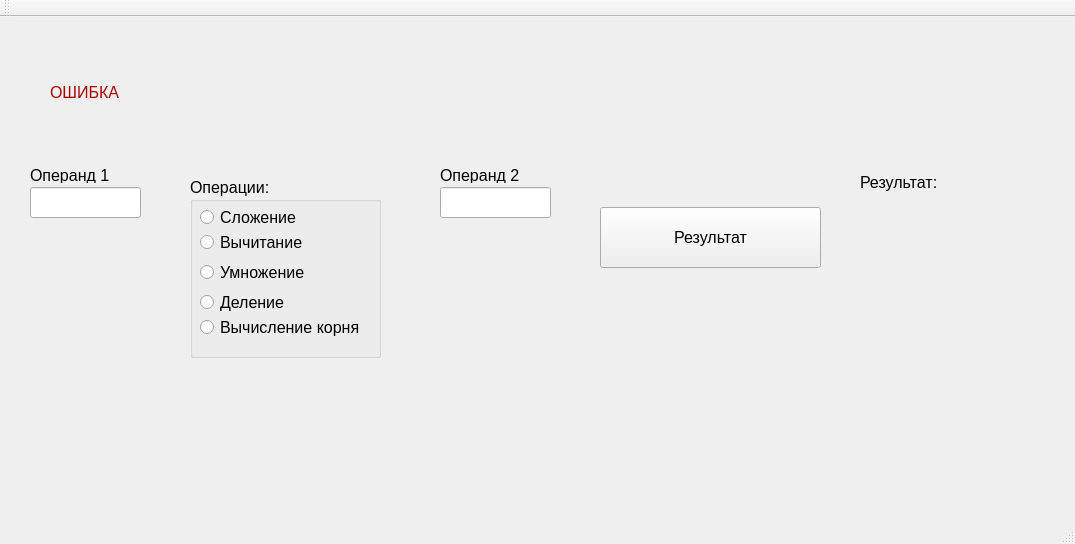
<?xml version="1.0" encoding="UTF-8"?>
<ui version="4.0">
 <class>MainWindow</class>
 <widget class="QMainWindow" name="MainWindow">
  <property name="geometry">
   <rect>
    <x>0</x>
    <y>0</y>
    <width>1075</width>
    <height>544</height>
   </rect>
  </property>
  <property name="font">
   <font>
    <pointsize>12</pointsize>
   </font>
  </property>
  <property name="windowTitle">
   <string>MainWindow</string>
  </property>
  <widget class="QWidget" name="centralWidget">
   <widget class="QLabel" name="label_ope1">
    <property name="geometry">
     <rect>
      <x>30</x>
      <y>150</y>
      <width>201</width>
      <height>16</height>
     </rect>
    </property>
    <property name="text">
     <string>Операнд 1</string>
    </property>
   </widget>
   <widget class="QLabel" name="label_ope2">
    <property name="geometry">
     <rect>
      <x>440</x>
      <y>150</y>
      <width>231</width>
      <height>16</height>
     </rect>
    </property>
    <property name="text">
     <string>Операнд 2</string>
    </property>
   </widget>
   <widget class="QLabel" name="label_rez">
    <property name="geometry">
     <rect>
      <x>860</x>
      <y>145</y>
      <width>251</width>
      <height>41</height>
     </rect>
    </property>
    <property name="text">
     <string>Результат:</string>
    </property>
   </widget>
   <widget class="QPushButton" name="pushButton_rez">
    <property name="geometry">
     <rect>
      <x>600</x>
      <y>190</y>
      <width>221</width>
      <height>61</height>
     </rect>
    </property>
    <property name="text">
     <string>Результат</string>
    </property>
   </widget>
   <widget class="QGroupBox" name="groupBox_opr">
    <property name="geometry">
     <rect>
      <x>190</x>
      <y>160</y>
      <width>191</width>
      <height>181</height>
     </rect>
    </property>
    <property name="title">
     <string>Операции:</string>
    </property>
    <widget class="QRadioButton" name="radioButton_sum">
     <property name="geometry">
      <rect>
       <x>10</x>
       <y>30</y>
       <width>141</width>
       <height>21</height>
      </rect>
     </property>
     <property name="text">
      <string>Сложение</string>
     </property>
    </widget>
    <widget class="QRadioButton" name="radioButton_sub">
     <property name="geometry">
      <rect>
       <x>10</x>
       <y>50</y>
       <width>121</width>
       <height>31</height>
      </rect>
     </property>
     <property name="text">
      <string>Вычитание</string>
     </property>
    </widget>
    <widget class="QRadioButton" name="radioButton_mul">
     <property name="geometry">
      <rect>
       <x>10</x>
       <y>80</y>
       <width>111</width>
       <height>31</height>
      </rect>
     </property>
     <property name="text">
      <string>Умножение</string>
     </property>
    </widget>
    <widget class="QRadioButton" name="radioButton_div">
     <property name="enabled">
      <bool>true</bool>
     </property>
     <property name="geometry">
      <rect>
       <x>10</x>
       <y>110</y>
       <width>111</width>
       <height>31</height>
      </rect>
     </property>
     <property name="text">
      <string>Деление</string>
     </property>
    </widget>
    <widget class="QRadioButton" name="radioButton_sqrt">
     <property name="geometry">
      <rect>
       <x>10</x>
       <y>140</y>
       <width>161</width>
       <height>21</height>
      </rect>
     </property>
     <property name="text">
      <string>Вычисление корня</string>
     </property>
    </widget>
   </widget>
   <widget class="QLineEdit" name="lineEdit_opr1">
    <property name="geometry">
     <rect>
      <x>30</x>
      <y>170</y>
      <width>111</width>
      <height>31</height>
     </rect>
    </property>
   </widget>
   <widget class="QLineEdit" name="lineEdit_opr2">
    <property name="geometry">
     <rect>
      <x>440</x>
      <y>170</y>
      <width>111</width>
      <height>31</height>
     </rect>
    </property>
   </widget>
   <widget class="QLabel" name="label_err">
    <property name="geometry">
     <rect>
      <x>50</x>
      <y>60</y>
      <width>1021</width>
      <height>31</height>
     </rect>
    </property>
    <property name="palette">
     <palette>
      <active>
       <colorrole role="WindowText">
        <brush brushstyle="SolidPattern">
         <color alpha="255">
          <red>170</red>
          <green>0</green>
          <blue>0</blue>
         </color>
        </brush>
       </colorrole>
       <colorrole role="Button">
        <brush brushstyle="SolidPattern">
         <color alpha="255">
          <red>170</red>
          <green>0</green>
          <blue>0</blue>
         </color>
        </brush>
       </colorrole>
       <colorrole role="Light">
        <brush brushstyle="SolidPattern">
         <color alpha="255">
          <red>255</red>
          <green>0</green>
          <blue>0</blue>
         </color>
        </brush>
       </colorrole>
       <colorrole role="Midlight">
        <brush brushstyle="SolidPattern">
         <color alpha="255">
          <red>212</red>
          <green>0</green>
          <blue>0</blue>
         </color>
        </brush>
       </colorrole>
       <colorrole role="Dark">
        <brush brushstyle="SolidPattern">
         <color alpha="255">
          <red>85</red>
          <green>0</green>
          <blue>0</blue>
         </color>
        </brush>
       </colorrole>
       <colorrole role="Mid">
        <brush brushstyle="SolidPattern">
         <color alpha="255">
          <red>113</red>
          <green>0</green>
          <blue>0</blue>
         </color>
        </brush>
       </colorrole>
       <colorrole role="Text">
        <brush brushstyle="SolidPattern">
         <color alpha="255">
          <red>0</red>
          <green>0</green>
          <blue>0</blue>
         </color>
        </brush>
       </colorrole>
       <colorrole role="BrightText">
        <brush brushstyle="SolidPattern">
         <color alpha="255">
          <red>255</red>
          <green>255</green>
          <blue>255</blue>
         </color>
        </brush>
       </colorrole>
       <colorrole role="ButtonText">
        <brush brushstyle="SolidPattern">
         <color alpha="255">
          <red>0</red>
          <green>0</green>
          <blue>0</blue>
         </color>
        </brush>
       </colorrole>
       <colorrole role="Base">
        <brush brushstyle="SolidPattern">
         <color alpha="255">
          <red>255</red>
          <green>255</green>
          <blue>255</blue>
         </color>
        </brush>
       </colorrole>
       <colorrole role="Window">
        <brush brushstyle="SolidPattern">
         <color alpha="255">
          <red>170</red>
          <green>0</green>
          <blue>0</blue>
         </color>
        </brush>
       </colorrole>
       <colorrole role="Shadow">
        <brush brushstyle="SolidPattern">
         <color alpha="255">
          <red>0</red>
          <green>0</green>
          <blue>0</blue>
         </color>
        </brush>
       </colorrole>
       <colorrole role="AlternateBase">
        <brush brushstyle="SolidPattern">
         <color alpha="255">
          <red>212</red>
          <green>127</green>
          <blue>127</blue>
         </color>
        </brush>
       </colorrole>
       <colorrole role="ToolTipBase">
        <brush brushstyle="SolidPattern">
         <color alpha="255">
          <red>255</red>
          <green>255</green>
          <blue>220</blue>
         </color>
        </brush>
       </colorrole>
       <colorrole role="ToolTipText">
        <brush brushstyle="SolidPattern">
         <color alpha="255">
          <red>0</red>
          <green>0</green>
          <blue>0</blue>
         </color>
        </brush>
       </colorrole>
       <colorrole role="PlaceholderText">
        <brush brushstyle="SolidPattern">
         <color alpha="128">
          <red>0</red>
          <green>0</green>
          <blue>0</blue>
         </color>
        </brush>
       </colorrole>
      </active>
      <inactive>
       <colorrole role="WindowText">
        <brush brushstyle="SolidPattern">
         <color alpha="255">
          <red>170</red>
          <green>0</green>
          <blue>0</blue>
         </color>
        </brush>
       </colorrole>
       <colorrole role="Button">
        <brush brushstyle="SolidPattern">
         <color alpha="255">
          <red>170</red>
          <green>0</green>
          <blue>0</blue>
         </color>
        </brush>
       </colorrole>
       <colorrole role="Light">
        <brush brushstyle="SolidPattern">
         <color alpha="255">
          <red>255</red>
          <green>0</green>
          <blue>0</blue>
         </color>
        </brush>
       </colorrole>
       <colorrole role="Midlight">
        <brush brushstyle="SolidPattern">
         <color alpha="255">
          <red>212</red>
          <green>0</green>
          <blue>0</blue>
         </color>
        </brush>
       </colorrole>
       <colorrole role="Dark">
        <brush brushstyle="SolidPattern">
         <color alpha="255">
          <red>85</red>
          <green>0</green>
          <blue>0</blue>
         </color>
        </brush>
       </colorrole>
       <colorrole role="Mid">
        <brush brushstyle="SolidPattern">
         <color alpha="255">
          <red>113</red>
          <green>0</green>
          <blue>0</blue>
         </color>
        </brush>
       </colorrole>
       <colorrole role="Text">
        <brush brushstyle="SolidPattern">
         <color alpha="255">
          <red>0</red>
          <green>0</green>
          <blue>0</blue>
         </color>
        </brush>
       </colorrole>
       <colorrole role="BrightText">
        <brush brushstyle="SolidPattern">
         <color alpha="255">
          <red>255</red>
          <green>255</green>
          <blue>255</blue>
         </color>
        </brush>
       </colorrole>
       <colorrole role="ButtonText">
        <brush brushstyle="SolidPattern">
         <color alpha="255">
          <red>0</red>
          <green>0</green>
          <blue>0</blue>
         </color>
        </brush>
       </colorrole>
       <colorrole role="Base">
        <brush brushstyle="SolidPattern">
         <color alpha="255">
          <red>255</red>
          <green>255</green>
          <blue>255</blue>
         </color>
        </brush>
       </colorrole>
       <colorrole role="Window">
        <brush brushstyle="SolidPattern">
         <color alpha="255">
          <red>170</red>
          <green>0</green>
          <blue>0</blue>
         </color>
        </brush>
       </colorrole>
       <colorrole role="Shadow">
        <brush brushstyle="SolidPattern">
         <color alpha="255">
          <red>0</red>
          <green>0</green>
          <blue>0</blue>
         </color>
        </brush>
       </colorrole>
       <colorrole role="AlternateBase">
        <brush brushstyle="SolidPattern">
         <color alpha="255">
          <red>212</red>
          <green>127</green>
          <blue>127</blue>
         </color>
        </brush>
       </colorrole>
       <colorrole role="ToolTipBase">
        <brush brushstyle="SolidPattern">
         <color alpha="255">
          <red>255</red>
          <green>255</green>
          <blue>220</blue>
         </color>
        </brush>
       </colorrole>
       <colorrole role="ToolTipText">
        <brush brushstyle="SolidPattern">
         <color alpha="255">
          <red>0</red>
          <green>0</green>
          <blue>0</blue>
         </color>
        </brush>
       </colorrole>
       <colorrole role="PlaceholderText">
        <brush brushstyle="SolidPattern">
         <color alpha="128">
          <red>0</red>
          <green>0</green>
          <blue>0</blue>
         </color>
        </brush>
       </colorrole>
      </inactive>
      <disabled>
       <colorrole role="WindowText">
        <brush brushstyle="SolidPattern">
         <color alpha="255">
          <red>85</red>
          <green>0</green>
          <blue>0</blue>
         </color>
        </brush>
       </colorrole>
       <colorrole role="Button">
        <brush brushstyle="SolidPattern">
         <color alpha="255">
          <red>170</red>
          <green>0</green>
          <blue>0</blue>
         </color>
        </brush>
       </colorrole>
       <colorrole role="Light">
        <brush brushstyle="SolidPattern">
         <color alpha="255">
          <red>255</red>
          <green>0</green>
          <blue>0</blue>
         </color>
        </brush>
       </colorrole>
       <colorrole role="Midlight">
        <brush brushstyle="SolidPattern">
         <color alpha="255">
          <red>212</red>
          <green>0</green>
          <blue>0</blue>
         </color>
        </brush>
       </colorrole>
       <colorrole role="Dark">
        <brush brushstyle="SolidPattern">
         <color alpha="255">
          <red>85</red>
          <green>0</green>
          <blue>0</blue>
         </color>
        </brush>
       </colorrole>
       <colorrole role="Mid">
        <brush brushstyle="SolidPattern">
         <color alpha="255">
          <red>113</red>
          <green>0</green>
          <blue>0</blue>
         </color>
        </brush>
       </colorrole>
       <colorrole role="Text">
        <brush brushstyle="SolidPattern">
         <color alpha="255">
          <red>85</red>
          <green>0</green>
          <blue>0</blue>
         </color>
        </brush>
       </colorrole>
       <colorrole role="BrightText">
        <brush brushstyle="SolidPattern">
         <color alpha="255">
          <red>255</red>
          <green>255</green>
          <blue>255</blue>
         </color>
        </brush>
       </colorrole>
       <colorrole role="ButtonText">
        <brush brushstyle="SolidPattern">
         <color alpha="255">
          <red>85</red>
          <green>0</green>
          <blue>0</blue>
         </color>
        </brush>
       </colorrole>
       <colorrole role="Base">
        <brush brushstyle="SolidPattern">
         <color alpha="255">
          <red>170</red>
          <green>0</green>
          <blue>0</blue>
         </color>
        </brush>
       </colorrole>
       <colorrole role="Window">
        <brush brushstyle="SolidPattern">
         <color alpha="255">
          <red>170</red>
          <green>0</green>
          <blue>0</blue>
         </color>
        </brush>
       </colorrole>
       <colorrole role="Shadow">
        <brush brushstyle="SolidPattern">
         <color alpha="255">
          <red>0</red>
          <green>0</green>
          <blue>0</blue>
         </color>
        </brush>
       </colorrole>
       <colorrole role="AlternateBase">
        <brush brushstyle="SolidPattern">
         <color alpha="255">
          <red>170</red>
          <green>0</green>
          <blue>0</blue>
         </color>
        </brush>
       </colorrole>
       <colorrole role="ToolTipBase">
        <brush brushstyle="SolidPattern">
         <color alpha="255">
          <red>255</red>
          <green>255</green>
          <blue>220</blue>
         </color>
        </brush>
       </colorrole>
       <colorrole role="ToolTipText">
        <brush brushstyle="SolidPattern">
         <color alpha="255">
          <red>0</red>
          <green>0</green>
          <blue>0</blue>
         </color>
        </brush>
       </colorrole>
       <colorrole role="PlaceholderText">
        <brush brushstyle="SolidPattern">
         <color alpha="128">
          <red>0</red>
          <green>0</green>
          <blue>0</blue>
         </color>
        </brush>
       </colorrole>
      </disabled>
     </palette>
    </property>
    <property name="text">
     <string>ОШИБКА</string>
    </property>
   </widget>
  </widget>
  <widget class="QMenuBar" name="menuBar">
   <property name="geometry">
    <rect>
     <x>0</x>
     <y>0</y>
     <width>1075</width>
     <height>21</height>
    </rect>
   </property>
  </widget>
  <widget class="QToolBar" name="mainToolBar">
   <attribute name="toolBarArea">
    <enum>TopToolBarArea</enum>
   </attribute>
   <attribute name="toolBarBreak">
    <bool>false</bool>
   </attribute>
  </widget>
  <widget class="QStatusBar" name="statusBar"/>
 </widget>
 <layoutdefault spacing="6" margin="11"/>
 <resources/>
 <connections/>
</ui>
